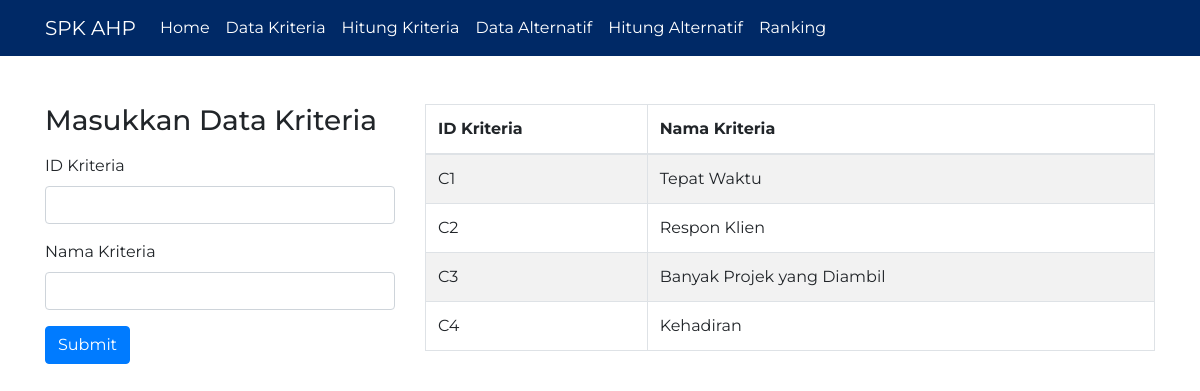
Screenshot of /data_kriteria.php with the database file from the repository.
### tables this page shows
CREATE TABLE `kriteria` (
  `id` varchar(3) NOT NULL,
  `nama` varchar(50) DEFAULT NULL,
  `jumlah_kriteria` float DEFAULT NULL,
  `bobot_kriteria` float DEFAULT NULL
);

### data_kriteria.php (the view)
<?php
include 'header/header.php';
?>
<div class="row">
    <div class="col-lg-4">
        <h3 class="mb-3">Masukkan Data Kriteria</h1>
            <form action="input_kriteria.php" method="POST">
                <div class="form-group">
                    <label for="idKriteria">ID Kriteria</label>
                    <input type="text" class="form-control" name="idKriteria" id="idKriteria" autocomplete="off">
                </div>
                <div class="form-group">
                    <label for="namaKriteria">Nama Kriteria</label>
                    <input type="text" class="form-control" name="namaKriteria" id="namaKriteria" autocomplete="off">
                </div>
                <button type="submit" class="btn btn-primary">Submit</button>
            </form>
    </div>
    <div class="col-lg-8">
        <table class="table table-striped table-bordered table-hover">
            <thead>
                <th>ID Kriteria</th>
                <th>Nama Kriteria</th>
            </thead>
            <tbody>
                <?php
                include 'koneksi/koneksi.php';
                $query = mysqli_query($koneksi, "SELECT * FROM kriteria");
                while ($res = mysqli_fetch_assoc($query)) : ?>
                    <tr>
                        <td><?= $res['id'] ?></td>
                        <td><?= $res['nama'] ?></td>
                    </tr>
                <?php
                endwhile;
                ?>
            </tbody>
        </table>
    </div>
</div>
<?php
include 'footer/footer.php';
?>

### asset/css/style.css (style rules this page uses)
* { font-family: "Montserrat", sans-serif; }

### rows the page displays
kriteria: id "C1", nama "Tepat Waktu"
kriteria: id "C2", nama "Respon Klien"
kriteria: id "C3", nama "Banyak Projek yang Diambil"
kriteria: id "C4", nama "Kehadiran"
